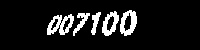
#> input picture Leo/filter_captcha/00710_filtered.jpg, 200 x 50 px, found by its file name; its folder holds 4 pictures in this run
$ python leo_contours.py   (older library calls are emulated)
#> lines starting #> are read from the running program, lines starting #| are printed output that depends on the picture; after the words box and inside, x2 and y2 are one past the last pixel; in counts of white or black regions, pixels touching at a corner belong together
### clases/rect.py
class Rect:

	def __init__(self, minX, maxX, minY, maxY):
		self.minX = minX
		self.maxX = maxX
		self.minY = minY
		self.maxY = maxY

### clases/fileLetters.py
class FileLetters:

	def __init__(self, filename, letters = []):
		self.filename = filename
		self.letters = letters

	def addToList(self, obj):
		self.letters.append(obj)

	def sortLetters(self):
		oldOrder = self.letters
		newOrder = [(i.minX, i) for i in oldOrder]
		newOrder.sort()
		newOrder = [i[1] for i in newOrder]
		self.letters = newOrder

	def stand_dev():
		pass

### leo_contours.py
import os as os
import cv2 as cv
import numpy as np
from os import walk
import time as time
import random as r
from clases.fileLetters import FileLetters
from clases.rect import Rect

import sys

# print(sys.path)

mypath = '/home/silkking/Workspace/Anses/Leo/filter_captcha/'

def generateContours(filename):
#> called with filename = '00710_filtered.jpg'
	img = cv.imread(mypath + filename)
#> img is the input picture: shape (50, 200, 3); min 0, max 255, mean 26.2

	edged = cv.Canny(img, 30, 150)
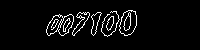
#> edged: shape (50, 200); 4.9% white in thin lines or dots, all inside (x1, y1, x2, y2) = (46, 10, 137, 37)

	(image, cnts, petesParaTodos) = cv.findContours(edged.copy(), cv.RETR_EXTERNAL, cv.CHAIN_APPROX_SIMPLE)
#> cnts = 6 contours, 1 with area under 20; largest, box (x1, y1, x2, y2) and area: (46, 14, 74, 36) 392, (119, 10, 137, 36) 326, (72, 12, 90, 36) 138, (91, 12, 102, 36) 112, (106, 16, 114, 31) 62; petesParaTodos = [[1, -1, -1, -1], [2, 0, -1, -1], [3, 1, -1, -1], [4, 2, -1, -1], [5, 3, -1, -1], [-1, 4, -1, -1]]
	return cnts

def isRectBigEnough(rect):
	limitXMax = 21
	limitMinX = 7
	limitMinY = 6
	return rect.maxX - rect.minX > limitMinX and rect.maxY - rect.minY > limitMinY

def generateRectParams(filename):
	fileLetters = FileLetters(filename, [])

	cnts = generateContours(filename)
	for index, letter in enumerate(cnts):
		rect = Rect(0, 0, 0, 0)
		for indexWidth, pointsXY_feo in enumerate(letter):
				pointsXY = pointsXY_feo[0]
				if(indexWidth == 0):
					rect = Rect(pointsXY[0],pointsXY[0] , pointsXY[1], pointsXY[1])
				else:
					if(pointsXY[0] < rect.minX):
						rect.minX = pointsXY[0]
					if(pointsXY[0] > rect.maxX):
						rect.maxX = pointsXY[0]
					if(pointsXY[1] < rect.minY):
						rect.minY = pointsXY[1]
					if(pointsXY[1] > rect.maxY):
						rect.maxY = pointsXY[1]

		if(isRectBigEnough(rect)):
			fileLetters.addToList(rect)
#> this loop made 6 passes
#> after the loop, rect.maxX = 136; rect.maxY = 35; rect.minX = 119; rect.minY = 10
	return fileLetters

def cropLetter(params):
	pass

filesParameters = []
color = (255, 0, 255)

thickness = 1
print(len(os.listdir(mypath)))
for filename in os.listdir(mypath):
	fileLetters = generateRectParams(filename)
	fileLetters.sortLetters()
#> in sortLetters, `oldOrder = self.letters`: oldOrder = 5 items
	filesParameters.append(fileLetters)
#> pass 2 of the loop `for filename in os.listdir(mypath):`:
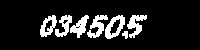
#> input picture Leo/filter_captcha/034505_filtered.jpg, 200 x 50 px, found by its file name
#> in generateContours, img is the input picture: shape (50, 200, 3); min 0, max 255, mean 33.5
#> in generateContours (call 2), `edged = cv.Canny(img, 30, 150)`:
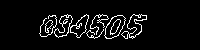
#> edged: shape (50, 200); 6% white in thin lines or dots, all inside (x1, y1, x2, y2) = (39, 14, 147, 39)
#> in generateContours (call 2), `(image, cnts, petesParaTodos) = cv.findContours(edged.copy(), cv.RETR_..`: cnts = 7 contours, 3 with area under 20; largest, box (x1, y1, x2, y2) and area: (54, 14, 89, 38) 404, (104, 15, 126, 39) 312, (121, 14, 147, 39) 250, (45, 20, 53, 33) 48; petesParaTodos = [[1, -1, -1, -1], [2, 0, -1, -1], [3, 1, -1, -1], [4, 2, -1, -1], [5, 3, -1, -1], [6, 4, -1, -1], [-1, 5, -1, -1]]
#> the loop in generateRectParams (call 2), `for index, letter in enumerate(cnts):` made 7 passes
#> pass 3 of the loop `for filename in os.listdir(mypath):`:
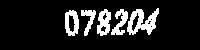
#> input picture Leo/filter_captcha/078204_filtered.jpg, 200 x 50 px, found by its file name
#> in generateContours, img is the input picture: shape (50, 200, 3); min 0, max 255, mean 33.6
#> in generateContours (call 3), `edged = cv.Canny(img, 30, 150)`:
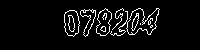
#> edged: shape (50, 200); 5.8% white in thin lines or dots, all inside (x1, y1, x2, y2) = (64, 8, 160, 37)
#> in generateContours (call 3), `(image, cnts, petesParaTodos) = cv.findContours(edged.copy(), cv.RETR_..`: cnts = 5 contours, 1 with area under 20; largest, box (x1, y1, x2, y2) and area: (110, 8, 160, 36) 528, (64, 10, 80, 37) 314, (96, 8, 112, 36) 284, (80, 9, 96, 37) 174; petesParaTodos = [[1, -1, -1, -1], [2, 0, -1, -1], [3, 1, -1, -1], [4, 2, -1, -1], [-1, 3, -1, -1]]
#> the loop made 4 passes; the first 3 are shown

for i in range(0,len(filesParameters)):
	if len(filesParameters[i].letters) == 6:
		image = cv.imread(mypath + filesParameters[i].filename)
		fileParams = filesParameters[i]
		for j in range(0,6):
			letras = fileParams.letters[j]
			new_im = image[letras.minY:letras.maxY, letras.minX:letras.maxX]
			cv.imwrite('letters/goods/' + str(fileParams.filename)[j] + '/' + str(r.randint(0, 1000000)) + '.jpg', new_im)
#> pass 2 of the loop `for i in range(0,len(filesParameters)):`:
#> the loop `for j in range(0,6):` made 6 passes
#> pass 2, `new_im = image[letras.minY:letras.maxY, letras.minX:letras.maxX]`:
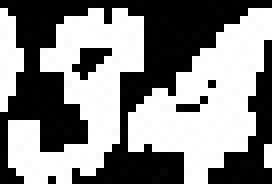
#> new_im: shape (23, 34, 3) (shown 8 times larger); min 0, max 255, mean 134.3
#> pass 3 of the loop `for i in range(0,len(filesParameters)):`:
#> the loop made 4 passes; the first 3 are shown
